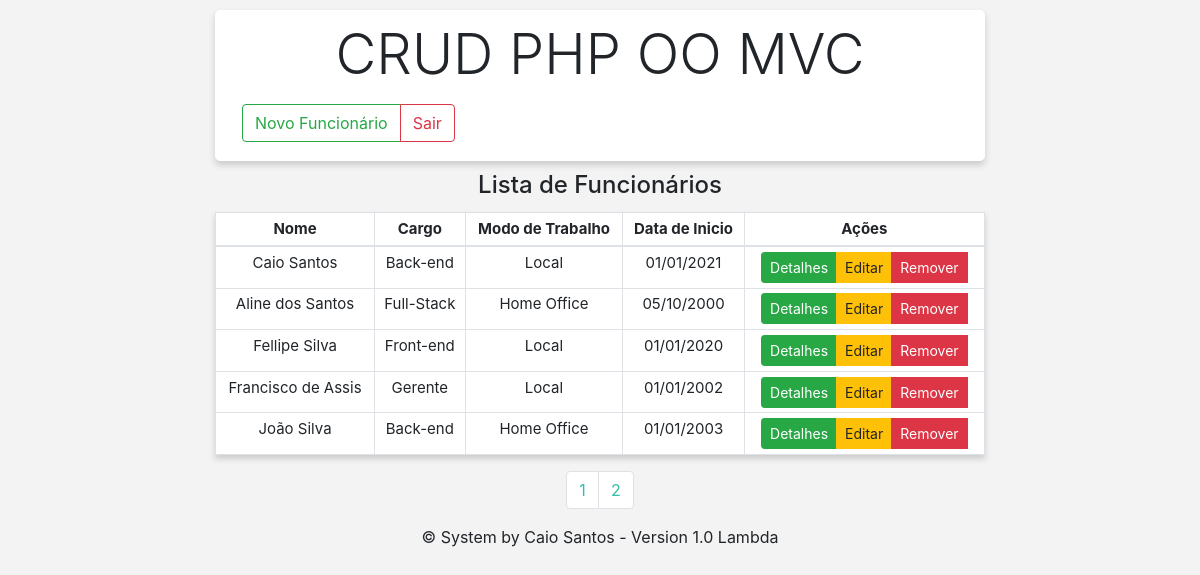
The page /index.php (signed in) on the database its author committed.
### tables this page shows
create table funcionario(
	id_funcionario int(11) primary key AUTO_INCREMENT not null,
	nome_funcionario varchar(50),
	modo_de_trabalho_funcionario enum('Local','Home Office'),
	data_inicio_funcionario date,
	id_usuario int(11),
	id_cargo int(11)
);

create table cargo(
	id_cargo int(11) primary key AUTO_INCREMENT not null,
	nome_cargo varchar(50)
);

### index.php (called while the page is built, shortened)
<?php
require_once "view/head.php";
require_once "controller/router.php";
require_once "view/footer.php";

### model/Conexao.php (called while the page is built)
<?php
class Conexao
{
	public function conectar()
	{
		try {
			return new PDO('mysql:host=localhost;dbname=crudphp;charset=utf8', 'root', '');
		} catch (PDO_Exception $e) {
			echo "Falhou: " . $e->getMessage();
		}
	}
}

### model/Funcionario.php (called while the page is built, shortened)
<?php
class Funcionario extends Conexao
{
	private $conexao;
	public function __construct()
	{
		$this->conexao = parent::conectar();
	}
	public function consultarFuncionario($id_funcionario = null, $inicio = null, $quantidade_por_pagina = null)
	{
		$sql = "SELECT * FROM funcionario f
		INNER JOIN usuario u ON f.id_usuario = u.id_usuario
		INNER JOIN cargo c ON f.id_cargo = c.id_cargo";
		if (isset($id_funcionario)) {
			$sql .= " WHERE f.id_funcionario = :id_funcionario";
			$sql = $this->conexao->prepare($sql);
			$sql->bindValue(':id_funcionario', $id_funcionario);
		} else {
			if (isset($inicio)) {
				$sql .= " ORDER BY f.id_funcionario DESC LIMIT $inicio, $quantidade_por_pagina";
				$sql = $this->conexao->prepare($sql);
			} else {
				$sql .= " ORDER BY f.id_funcionario DESC LIMIT $quantidade_por_pagina";
				$sql = $this->conexao->prepare($sql);
			}
		}
		$sql->execute();
		if ($sql->rowCount() > 0) {
			if (isset($id_funcionario)) {
				return $sql->fetch();
			} else {
				return $sql->fetchAll();
			}
		} else {
			return array();
		}
	}
}

### view/funcionario/listar.php (the view, shortened to what this page needs)
<div class="row d-flex justify-content-center text-center">
<div class="table-responsive col-md-8 col-12">
	<h4 class="card-title"></li> Lista de Funcionários</h4>
	<?php
	require_once "model/Conexao.php";
	require_once 'model/Funcionario.php';
	$funcionario = new Funcionario();
	$quantidade_por_pagina = 5;
	$page = isset($_GET['page']) && trim($_GET['page']) ? (int)$_GET['page'] : 1;
	$inicio = $quantidade_por_pagina * $page - $quantidade_por_pagina;
	$dados = $funcionario->consultarFuncionario(null, $inicio, $quantidade_por_pagina);
	?>
	<table class="table table-sm table-bordered table-condensed table-hover text-center">
		<thead>
			<tr>
				<th scope="col">Nome</th>
				<th scope="col">Cargo</th>
				<th scope="col">Modo de Trabalho</th>
				<th scope="col">Data de Inicio</th>
				<th scope="col">Ações</th>
			</tr>
		</thead>
		<tbody>
				<?php foreach ($dados as $dado): ?>
					<tr>
						<td><?php echo $dado['nome_funcionario'] ?></td>
						<td><?php echo $dado['nome_cargo'] ?> </td>
						<td><?php echo $dado['modo_de_trabalho_funcionario'] ?></td>
						<td><?php echo date('d/m/Y',strtotime($dado['data_inicio_funcionario'])) ?></td>
						<td>
							<div class="btn-group" role="group" aria-label="Basic example">
								<a href="index.php?pagina=funcionario/detalhes&id-funcionario=<?php echo $dado['id_funcionario']; ?>" class="btn btn-success btn-sm btn-secondary">
									Detalhes
								</a>
								<a href="index.php?pagina=funcionario/editar&id-funcionario=<?php echo $dado['id_funcionario']; ?>" class="btn btn-warning btn-sm btn-secondary">
									Editar
								</a>
								<button type="button" class="btn btn-danger btn-sm btn-secondary" data-toggle="modal" data-target="#Modal-id-<?php echo $dado['id_funcionario']; ?>">
									Remover
								</button>
							</div>
						</td>
					</tr>
				<?php endforeach; ?>
			</tbody>
		</table>
		<nav>
			<ul class="pagination pagination-md justify-content-center">
				<?php
				require_once "model/Funcoes.php";
				$funcoes = new Funcoes();
				$funcoes->paginacao("funcionario", "funcionario/listar", $quantidade_por_pagina);
				 ?>
			</ul>
		</nav>
	</div>
</div>

### view/head.php (shortened to what this page needs)
<!DOCTYPE html>
<html lang="pt-br">
<head>
	<link rel="stylesheet" href="https://stackpath.bootstrapcdn.com/bootstrap/4.4.1/css/bootstrap.min.css">
	<link rel="stylesheet" href="css/style.css">
</head>
<body>
	<div class="container-fluid">
		<div class="row justify-content-center">
			<div class="text-center col-md-8 col-12">
				<div class="bloco-1">
					<h1 class="display-4">CRUD PHP OO MVC</h1>
					<nav class="navbar">
						<div class="btn-group" role="group" aria-label="Basic example">
							<a href="index.php?pagina=funcionario/cadastrar" class="btn btn-outline-success">
								Novo Funcionário
							</a>
							<a href="model/logout.php" class="btn btn-outline-danger">
								Sair
							</a>
						</div>
					</nav>
				</div>
			</div>
		</div>

### controller/router.php
<?php
if (isset($_GET['pagina']) && $pagina = trim($_GET['pagina'])) {
	$filename = "view/" . $pagina . ".php";
	if (file_exists($filename)) {
		if (isset($_SESSION['id_usuario'])) {
			require_once $filename;
		} else {
			header("Location: login.php");
			exit();
		}
	} else {
		require_once "view/erro/404";
	}
} else {
	require_once "view/funcionario/listar.php";
}

### model/Funcoes.php
<?php
class Funcoes extends Conexao
{
	private $conexao;
	public function __construct()
	{
		$this->conexao = parent::conectar();
	}
	public function paginacao($tabela, $pagina, $quantidade_por_pagina){
		$sql = "SELECT * FROM $tabela";
		$sql = $this->conexao->query($sql);
		$numero_total = $sql->rowCount();
		$numero_paginas = ceil($numero_total / $quantidade_por_pagina);
		for ($i = 1; $i <= $numero_paginas ; $i++) {
			echo '<li class="page-item"><a class="page-link" href="?pagina=' . $pagina . '&page=' . $i . '">' . $i . '</a></li>';
		}
	}
}

### view/footer.php (shortened to what this page needs)
	<footer class="text-center">
		© System by Caio Santos - Version 1.0 Lambda
	</footer>
</div>
</body>
</html>

### css/style.css (style rules this page uses)
body { background-color: #f3f3f3; }
.bloco-1 { background: #fff; border: 1px solid #fff; box-shadow: rgb(51 51 51 / 20%) 0px 4px 6px 0px; border-radius: 5px; margin-bottom: 10px; padding: 10px; margin-top: 10px; }
table { font-size: 15px; background-color: #ffffff!important; box-shadow: rgb(51 51 51 / 20%) 0px 4px 6px 0px; }
.page-link { color:#36bea6!important;; }

### rows shown on the page
funcionario: nome_funcionario "Caio Santos", id_cargo.nome_cargo "Back-end", modo_de_trabalho_funcionario "Local", data_inicio_funcionario "01/01/2021"
funcionario: nome_funcionario "Aline dos Santos", id_cargo.nome_cargo "Full-Stack", modo_de_trabalho_funcionario "Home Office", data_inicio_funcionario "05/10/2000"
funcionario: nome_funcionario "Fellipe Silva", id_cargo.nome_cargo "Front-end", modo_de_trabalho_funcionario "Local", data_inicio_funcionario "01/01/2020"
funcionario: nome_funcionario "Francisco de Assis", id_cargo.nome_cargo "Gerente", modo_de_trabalho_funcionario "Local", data_inicio_funcionario "01/01/2002"
funcionario: nome_funcionario "João Silva", id_cargo.nome_cargo "Back-end", modo_de_trabalho_funcionario "Home Office", data_inicio_funcionario "01/01/2003"
